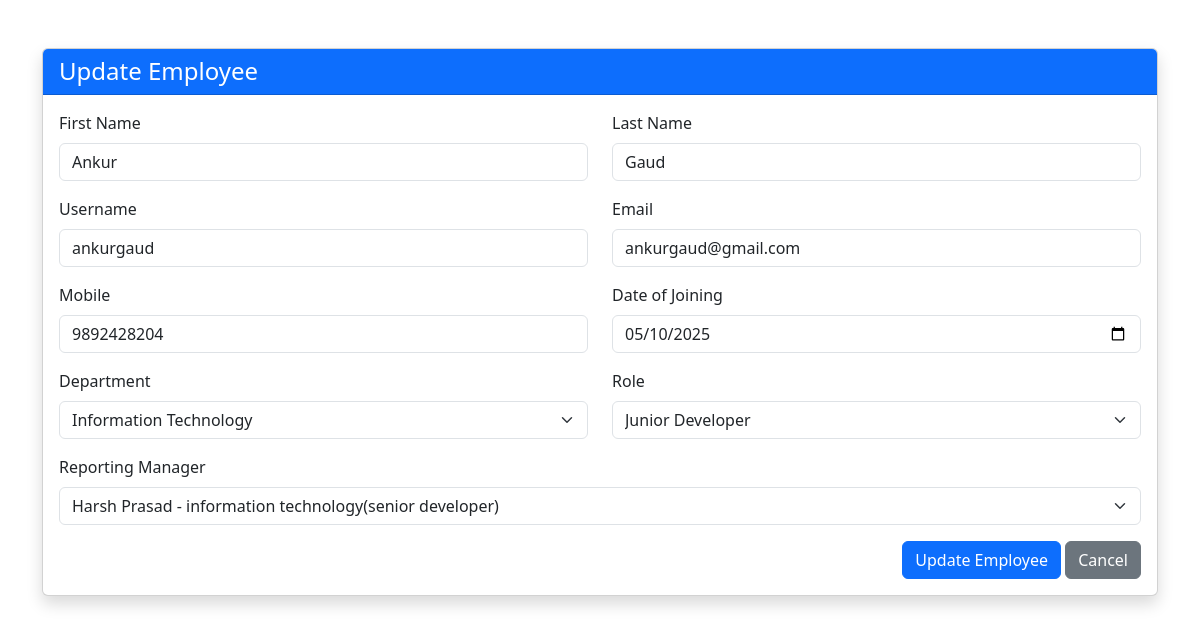
The page /update-employee/9 on the database its author committed.
### app1/models.py (models this page shows, shortened)
class Employee(models.Model):
    employee_id = models.AutoField(primary_key=True)
    first_name = models.CharField(max_length=100)
    last_name = models.CharField(max_length=100)
    username = models.CharField(max_length=100, unique=True)
    password = models.CharField(max_length=100)
    email = models.CharField(max_length=100)
    mobile = models.CharField(max_length=100)
    dept = models.ForeignKey(Department, on_delete=models.SET_NULL, null=True, related_name='employees')
    role = models.ForeignKey(Role, on_delete=models.SET_NULL, null=True, related_name='employees')
    reporting_manager = models.ForeignKey('self', on_delete=models.SET_NULL, null=True, blank=True, related_name='reportees')
    date_of_joining = models.DateField()
    created_at = models.DateTimeField(auto_now_add=True)
    updated_at = models.DateTimeField(auto_now=True)

class Department(models.Model):
    dept_id = models.AutoField(primary_key=True)
    dept_name = models.CharField(max_length=100)
    def __str__(self):
        return self.dept_name

class Role(models.Model):
    role_id = models.AutoField(primary_key=True)
    role_name = models.CharField(max_length=100)
    def __str__(self):
        return self.role_name

### app1/views.py (the view, shortened to what this page needs)
# urls.py: path('update-employee/<int:id>',views.update_employee,name='update-employee'),
def update_employee(request,id):
    role = Role.objects.all()
    employee = Employee.objects.get(employee_id =id)
    department = Department.objects.all()
    employees = Employee.objects.exclude(employee_id=id)
    context = {
        'roles':role,
        'departments':department,
        'employee':employee,
        'employees':employees
    }
    return render(request,'update_employee.html',context)

### templates/update_employee.html (shortened to what this page needs)
{% load static %}
<!DOCTYPE html>
<html>
<head>
    <link href="https://cdn.jsdelivr.net/npm/bootstrap@5.3.0/dist/css/bootstrap.min.css" rel="stylesheet">
</head>
<body>
<div class="container mt-5">
    <div class="card shadow">
        <div class="card-header bg-primary text-white">
            <h4 class="mb-0">Update Employee</h4>
        </div>
        <div class="card-body">
            <form method="POST">
                <div class="row mb-3">
                    <div class="col-md-6">
                        <label for="first_name" class="form-label">First Name</label>
                        <input type="text" name="first_name" id="first_name" class="form-control" value="{{ employee.first_name }}" required>
                    </div>
                    <div class="col-md-6">
                        <label for="last_name" class="form-label">Last Name</label>
                        <input type="text" name="last_name" id="last_name" class="form-control" value="{{ employee.last_name }}" required>
                    </div>
                </div>
                <div class="row mb-3">
                    <div class="col-md-6">
                        <label for="username" class="form-label">Username</label>
                        <input type="text" name="username" id="username" class="form-control" value="{{ employee.username }}" required>
                    </div>
                    <div class="col-md-6">
                        <label for="email" class="form-label">Email</label>
                        <input type="email" name="email" id="email" class="form-control" value="{{ employee.email }}" required>
                    </div>
                </div>
                <div class="row mb-3">
                    <div class="col-md-6">
                        <label for="mobile" class="form-label">Mobile</label>
                        <input type="text" name="mobile" id="mobile" class="form-control" value="{{ employee.mobile }}" required>
                    </div>
                    <div class="col-md-6">
                        <label for="date_of_joining" class="form-label">Date of Joining</label>
                        <input type="date" name="date_of_joining" id="date_of_joining" class="form-control" value="{{ employee.date_of_joining|date:'Y-m-d' }}" required>
                    </div>
                </div>
                <div class="row mb-3">
                    <div class="col-md-6">
                        <label for="dept" class="form-label">Department</label>
                        <select name="dept" id="dept" class="form-select" required>
                            {% for dept in departments %}
                                <option value="{{ dept.dept_id }}" {% if employee.dept.dept_id == dept.dept_id %}selected{% endif %}>
                                    {{ dept.dept_name|title }}
                                </option>
                            {% endfor %}
                        </select>
                    </div>
                    <div class="col-md-6">
                        <label for="role" class="form-label">Role</label>
                        <select name="role" id="role" class="form-select" required>
                            {% for role in roles %}
                                <option value="{{ role.role_id }}" {% if employee.role.role_id == role.role_id %}selected{% endif %}>
                                    {{ role.role_name|title }}
                                </option>
                            {% endfor %}
                        </select>
                    </div>
                </div>
                <div class="mb-3">
                    <label for="reporting_manager" class="form-label">Reporting Manager</label>
                    <select name="reporting_manager" id="reporting_manager" class="form-select">
                        {% for emp in employees %}
                                <option value="{{ emp.employee_id }}" {% if employee.reporting_manager and employee.reporting_manager.employee_id == emp.employee_id %}selected{% endif %}>
                                    {{ emp.first_name }} {{ emp.last_name }} - {{ emp.dept }}({{ emp.role }})
                                </option>
                        {% endfor %}
                    </select>
                </div>
                <div class="text-end">
                    <button type="submit" class="btn btn-primary">Update Employee</button>
                    <a href="{% url 'index' %}" class="btn btn-secondary">Cancel</a>
                </div>
            </form>
        </div>
    </div>
</div>
</body>
</html>

### rows shown on the page
Employee: first_name "Ankur", last_name "Gaud", username "ankurgaud", email "ankurgaud@gmail.com", mobile "9892428204", date_of_joining "05/10/2025", dept "Information Technology", role "Junior Developer", reporting_manager "Harsh Prasad - information technology(senior developer)"
